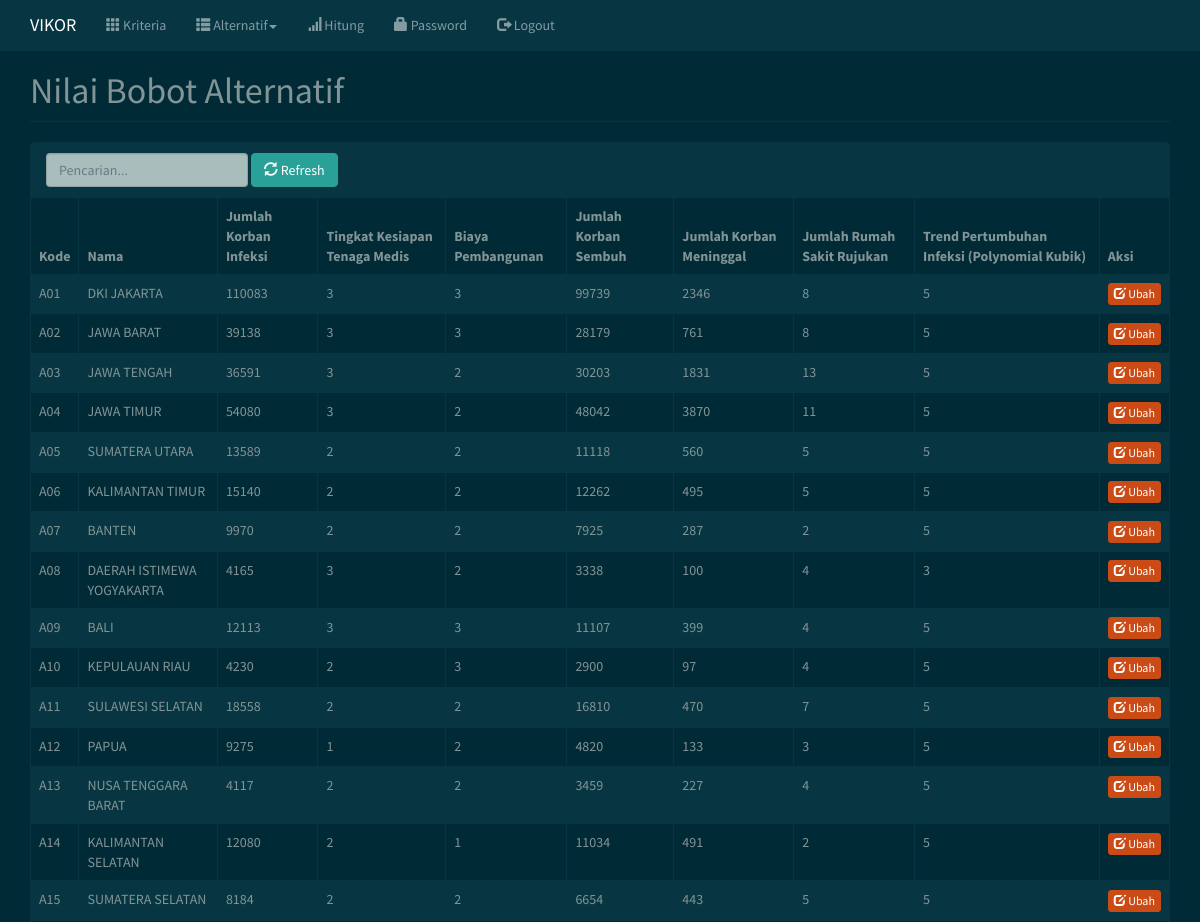
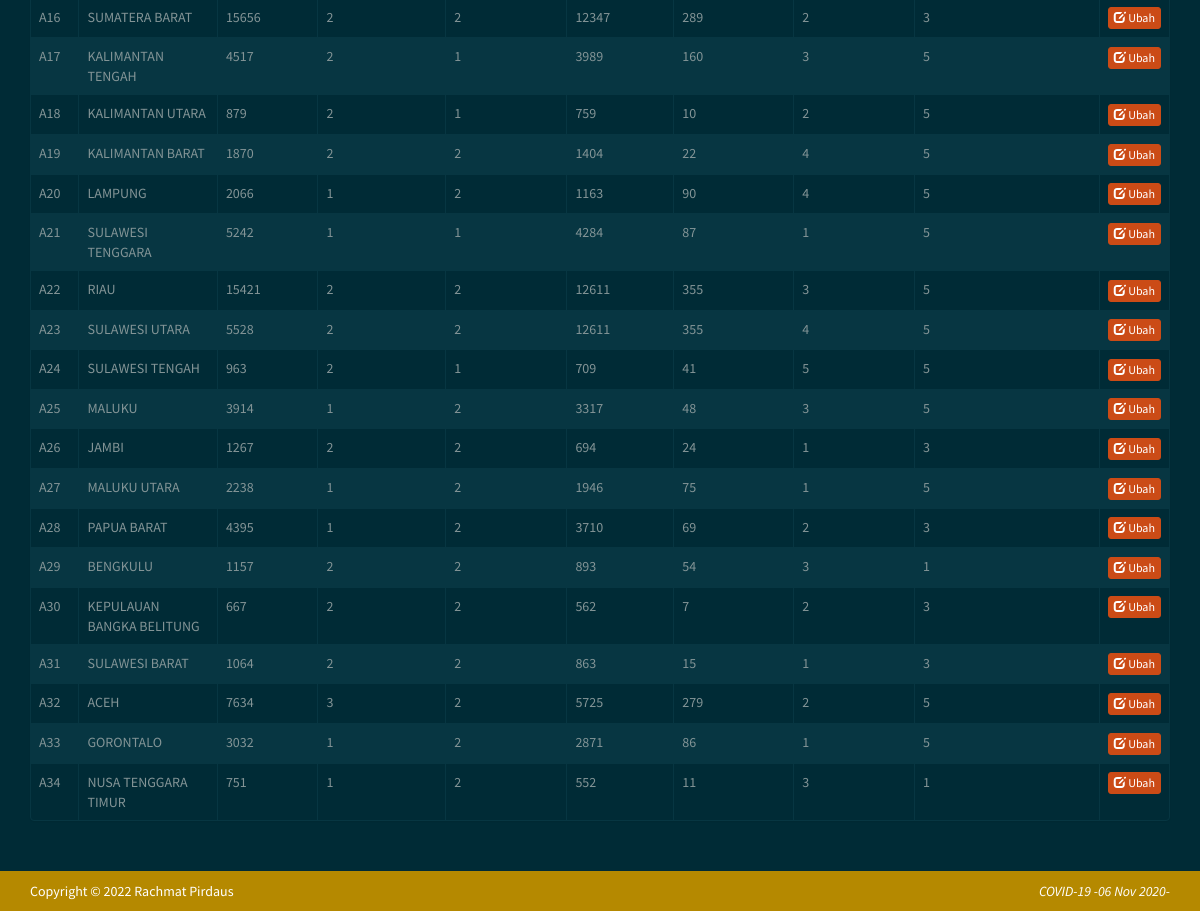
The page /index.php?m=rel_alternatif (signed in) on the database its author committed (2 pictures, top to bottom).
### tables this page shows
CREATE TABLE `tb_kriteria` (
  `id_user` int(11) NOT NULL,
  `kode_kriteria` varchar(35) NOT NULL,
  `nama_kriteria` varchar(55) DEFAULT NULL,
  `atribut` varchar(16) DEFAULT NULL,
  `bobot` double DEFAULT NULL
);

### config.php (called while the page is built)
<?php
$config["server"] = 'localhost';
$config["username"] = 'root';
$config["password"] = '';
$config["database_name"] = 'vikor';

### functions.php (called while the page is built, shortened)
<?php
include ABSPATH . 'config.php';
include ABSPATH . 'includes/db.php';
$db = new DB($config['server'], $config['username'], $config['password'], $config['database_name']);
$rows = $db->get_results("SELECT * from tb_alternatif");
foreach ($rows as $row) {
    $ALTERNATIF[$row->kode_alternatif] = $row->nama_alternatif;
}
$rows = $db->get_results("SELECT * FROM tb_kriteria ORDER BY kode_kriteria");
foreach ($rows as $row) {
    $KRITERIA[$row->kode_kriteria] = $row;
}
function get_data()
{
    global $db;
    $rows = $db->get_results("SELECT a.kode_alternatif, k.kode_kriteria, ra.nilai
        FROM tb_alternatif a
            INNER JOIN tb_nilai_alternatif ra ON ra.kode_alternatif=a.kode_alternatif
            INNER JOIN tb_kriteria k ON k.kode_kriteria=ra.kode_kriteria
            ORDER BY a.kode_alternatif, k.kode_kriteria");
    $data = array();
    foreach ($rows as $row) {
        $data[$row->kode_alternatif][$row->kode_kriteria] = $row->nilai;
    }
    return $data;
}

### includes/db.php (called while the page is built, shortened)
<?php
class DB{
    var $conn = null;
    public function __construct($host, $username, $passwd, $dbname){
        $this->conn = mysqli_connect($host, $username, $passwd, $dbname);
    }
    public function query($sql){
        $query = mysqli_query($this->conn, $sql) or die('<pre>Error mysqli_query: ' . mysqli_error($this->conn) . '<br />' . $sql . '</pre>');
        return $query;
    }
    public function get_results($sql){
        $query = $this->query($sql);
        $arr = array();
        while($row = mysqli_fetch_object($query)){
            $arr[] = $row;
        }
        return $arr;
    }
}

### rel_alternatif.php (the view, shortened to what this page needs)
<div class="page-header">
    <h1>Nilai Bobot Alternatif</h1>
</div>
<div class="panel panel-default">
    <div class="panel-heading">
        <form class="form-inline">
            <div class="form-group">
                <input class="form-control" type="text" name="q" value="<?=$_GET['q']?>" placeholder="Pencarian..." />
            </div>
            <div class="form-group">
                <button class="btn btn-success"><span class="glyphicon glyphicon-refresh"></span> Refresh</a>
            </div>
        </form>
    </div>
    <div class="table-responsive">
        <table class="table table-bordered table-striped table-hover">
            <thead><tr>
                <th>Kode</th>
                <th>Nama</th>
                <?php
                $data = get_data();
                foreach($KRITERIA as $key => $val):?>
                <th><?=$val->nama_kriteria?></th>
                <?php endforeach;?>
                <th>Aksi</th>
                </tr>
            </thead>
            <?php foreach($data as $key => $value):?>
            <tr>
                <td><?=$key?></td>
                <td><?=$ALTERNATIF[$key]?></td>
                <?php foreach($value as $k => $v):?>
                <td><?=$v?></td>
                <?php endforeach;?>
                <td>
                <a class="btn btn-xs btn-warning" href="?m=rel_alternatif_ubah&ID=<?=$key?>"><span class="glyphicon glyphicon-edit"></span> Ubah</a>
                </td>
            </tr>
            <?php endforeach;?>
        </table>
    </div>
</div>

### assets/css/general.css (style rules this page uses)
html { position: relative; min-height: 100%; }
body { margin-bottom: 70px; }
.page-header { margin-top: 0; padding-bottom: 0; }
.page-header h1 { margin-top: 0; }

### rows shown on the page
tb_kriteria: nama_kriteria "Jumlah Korban Infeksi"
tb_kriteria: nama_kriteria "Tingkat Kesiapan Tenaga Medis"
tb_kriteria: nama_kriteria "Biaya Pembangunan"
tb_kriteria: nama_kriteria "Jumlah Korban Sembuh"
tb_kriteria: nama_kriteria "Jumlah Korban Meninggal"
tb_kriteria: nama_kriteria "Jumlah Rumah Sakit Rujukan"
tb_kriteria: nama_kriteria "Trend Pertumbuhan Infeksi (Polynomial Kubik)"

### other values the page prints
$key "A01"
$ALTERNATIF[$key] "DKI JAKARTA"
$v "110083"
$v "3"
$v "99739"
$v "2346"
$v "8"
$v "5"
$key "A02"
$ALTERNATIF[$key] "JAWA BARAT"
$v "39138"
$v "28179"
$v "761"
$key "A03"
$ALTERNATIF[$key] "JAWA TENGAH"
